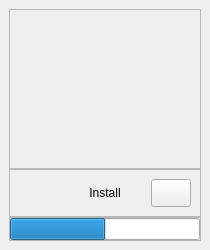
                    <widget class="QFrame" name="btm_app">
                     <property name="sizePolicy">
                      <sizepolicy hsizetype="Fixed" vsizetype="Fixed">
                       <horstretch>0</horstretch>
                       <verstretch>0</verstretch>
                      </sizepolicy>
                     </property>
                     <property name="minimumSize">
                      <size>
                       <width>180</width>
                       <height>250</height>
                      </size>
                     </property>
                     <property name="styleSheet">
                      <string notr="true"/>
                     </property>
                     <property name="frameShape">
                      <enum>QFrame::NoFrame</enum>
                     </property>
                     <property name="frameShadow">
                      <enum>QFrame::Plain</enum>
                     </property>
                     <property name="lineWidth">
                      <number>1</number>
                     </property>
                     <layout class="QVBoxLayout" name="verticalLayout_14">
                      <property name="spacing">
                       <number>0</number>
                      </property>
                      <property name="leftMargin">
                       <number>9</number>
                      </property>
                      <property name="topMargin">
                       <number>9</number>
                      </property>
                      <property name="rightMargin">
                       <number>9</number>
                      </property>
                      <property name="bottomMargin">
                       <number>9</number>
                      </property>
                      <item>
                       <widget class="QFrame" name="app_info_3">
                        <property name="styleSheet">
                         <string notr="true">image: url(:/logos/images/logo/Quest_BTN_Logo_RGB.png);</string>
                        </property>
                        <property name="frameShape">
                         <enum>QFrame::StyledPanel</enum>
                        </property>
                        <property name="frameShadow">
                         <enum>QFrame::Raised</enum>
                        </property>
                       </widget>
                      </item>
                      <item>
                       <widget class="QFrame" name="app_control_3">
                        <property name="sizePolicy">
                         <sizepolicy hsizetype="Preferred" vsizetype="Fixed">
                          <horstretch>0</horstretch>
                          <verstretch>0</verstretch>
                         </sizepolicy>
                        </property>
                        <property name="minimumSize">
                         <size>
                          <width>0</width>
                          <height>40</height>
                         </size>
                        </property>
                        <property name="styleSheet">
                         <string notr="true"/>
                        </property>
                        <property name="frameShape">
                         <enum>QFrame::StyledPanel</enum>
                        </property>
                        <property name="frameShadow">
                         <enum>QFrame::Raised</enum>
                        </property>
                        <layout class="QHBoxLayout" name="horizontalLayout_11">
                         <item>
                          <widget class="QPushButton" name="app_about_button_3">
                           <property name="sizePolicy">
                            <sizepolicy hsizetype="Fixed" vsizetype="Fixed">
                             <horstretch>0</horstretch>
                             <verstretch>0</verstretch>
                            </sizepolicy>
                           </property>
                           <property name="minimumSize">
                            <size>
                             <width>28</width>
                             <height>28</height>
                            </size>
                           </property>
                           <property name="styleSheet">
                            <string notr="true"/>
                           </property>
                           <property name="text">
                            <string/>
                           </property>
                           <property name="icon">
                            <iconset resource="../../../resources.qrc">
                             <normaloff>:/icon/images/icons/info_FILL0_wght200_GRAD0_opsz48(1).svg</normaloff>:/icon/images/icons/info_FILL0_wght200_GRAD0_opsz48(1).svg</iconset>
                           </property>
                           <property name="iconSize">
                            <size>
                             <width>28</width>
                             <height>28</height>
                            </size>
                           </property>
                           <property name="checkable">
                            <bool>false</bool>
                           </property>
                           <property name="flat">
                            <bool>true</bool>
                           </property>
                          </widget>
                         </item>
                         <item>
                          <widget class="QPushButton" name="behind_the_meter_install_button">
                           <property name="minimumSize">
                            <size>
                             <width>0</width>
                             <height>28</height>
                            </size>
                           </property>
                           <property name="styleSheet">
                            <string notr="true"/>
                           </property>
                           <property name="text">
                            <string>Install</string>
                           </property>
                           <property name="iconSize">
                            <size>
                             <width>16</width>
                             <height>16</height>
                            </size>
                           </property>
                           <property name="checkable">
                            <bool>true</bool>
                           </property>
                           <property name="flat">
                            <bool>true</bool>
                           </property>
                          </widget>
                         </item>
                         <item>
                          <widget class="QPushButton" name="app_setting_button_3">
                           <property name="sizePolicy">
                            <sizepolicy hsizetype="Fixed" vsizetype="Fixed">
                             <horstretch>0</horstretch>
                             <verstretch>0</verstretch>
                            </sizepolicy>
                           </property>
                           <property name="minimumSize">
                            <size>
                             <width>28</width>
                             <height>28</height>
                            </size>
                           </property>
                           <property name="styleSheet">
                            <string notr="true"/>
                           </property>
                           <property name="text">
                            <string/>
                           </property>
                           <property name="icon">
                            <iconset resource="../../../resources.qrc">
                             <normaloff>:/icon/images/icons/settings_FILL0_wght200_GRAD0_opsz48.png</normaloff>:/icon/images/icons/settings_FILL0_wght200_GRAD0_opsz48.png</iconset>
                           </property>
                           <property name="iconSize">
                            <size>
                             <width>28</width>
                             <height>28</height>
                            </size>
                           </property>
                           <property name="checkable">
                            <bool>false</bool>
                           </property>
                          </widget>
                         </item>
                        </layout>
                       </widget>
                      </item>
                      <item>
                       <widget class="QFrame" name="progess_3">
                        <property name="sizePolicy">
                         <sizepolicy hsizetype="Preferred" vsizetype="Fixed">
                          <horstretch>0</horstretch>
                          <verstretch>0</verstretch>
                         </sizepolicy>
                        </property>
                        <property name="minimumSize">
                         <size>
                          <width>0</width>
                          <height>8</height>
                         </size>
                        </property>
                        <property name="styleSheet">
                         <string notr="true"/>
                        </property>
                        <property name="frameShape">
                         <enum>QFrame::StyledPanel</enum>
                        </property>
                        <property name="frameShadow">
                         <enum>QFrame::Raised</enum>
                        </property>
                        <layout class="QVBoxLayout" name="verticalLayout_15">
                         <property name="spacing">
                          <number>0</number>
                         </property>
                         <property name="leftMargin">
                          <number>0</number>
                         </property>
                         <property name="topMargin">
                          <number>0</number>
                         </property>
                         <property name="rightMargin">
                          <number>0</number>
                         </property>
                         <property name="bottomMargin">
                          <number>0</number>
                         </property>
                         <item>
                          <widget class="QProgressBar" name="behind_progress_bar">
                           <property name="sizePolicy">
                            <sizepolicy hsizetype="Preferred" vsizetype="Fixed">
                             <horstretch>0</horstretch>
                             <verstretch>0</verstretch>
                            </sizepolicy>
                           </property>
                           <property name="minimumSize">
                            <size>
                             <width>0</width>
                             <height>0</height>
                            </size>
                           </property>
                           <property name="styleSheet">
                            <string notr="true"/>
                           </property>
                           <property name="value">
                            <number>50</number>
                           </property>
                           <property name="textVisible">
                            <bool>false</bool>
                           </property>
                           <property name="invertedAppearance">
                            <bool>false</bool>
                           </property>
                          </widget>
                         </item>
                        </layout>
                       </widget>
                      </item>
                     </layout>
                    </widget>
